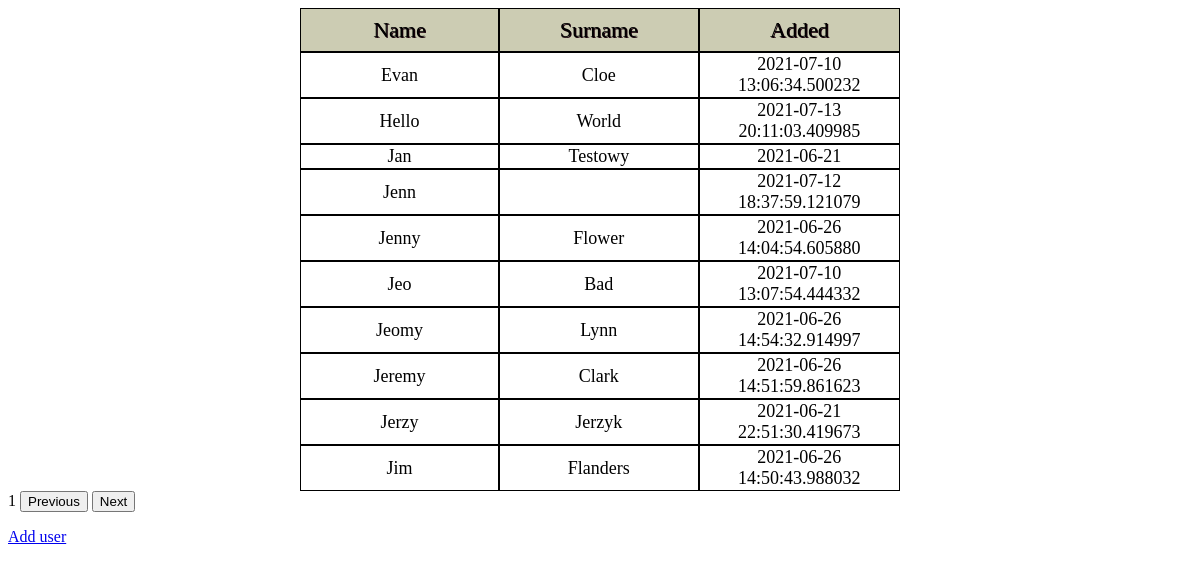
Page /page=1 on the committed database.
### tables this page shows
CREATE TABLE users (
  id INTEGER PRIMARY KEY AUTOINCREMENT,
  name TEXT UNIQUE NOT NULL,
  surname TEXT UNIQUE NOT NULL,
  data_dodania datetime NOT NULL
);

### main.py (the view)
@app.route('/page=<page>', methods=['GET', 'POST'])
def users_pages(page):
    users_per_page = 10
    start_at = int(page) * users_per_page
    db = get_db()
    kursor = db.execute('SELECT * FROM users ORDER BY name ASC LIMIT %s OFFSET %s;' % (users_per_page, start_at))
    users = kursor.fetchall()  # fetchall zwraca dane w formie listy
    return render_template('user.html', users=users, page=page)

### main.py (called while the page is built)
def get_db():
    if not g.get('db'):  # jezeli brak połączenia to je tworzymy
        conn = sqlite3.connect(app.config['DATABASE'])
        conn.row_factory = sqlite3.Row
        g.db = conn  # zapisujemy połączenie w kontekście aplikacji
    return g.db  # zwracamy połączenie z bazą

### templates/user.html (shortened to what this page needs)
<!DOCTYPE html>
<html lang="en">
<head>
    <link rel= "stylesheet" type= "text/css" href= "{{ url_for('static',filename='style.css') }}">
</head>
<body>
    <table class="user-table">
    <tr>
        <td class="first-row">Name</td>
        <td class="first-row">Surname</td>
        <td class="first-row">Added</td>
    </tr>
        {% for user in users %}
            <tr>
                 <td> {{user.name}}</td>
                <td>  {{user.surname}}</td>
                <td>{{user.data_dodania}}</td>
            </tr>
            {% endfor %}
        </table>
    {% if page %}
           {{ page}}
        {% endif %}
    <button onclick="window.location.href='{{ url_for( 'users') }}';">Previous</button>
    <button onclick="window.location.href='{{ url_for( 'users_pages', page=0) }}';">Next</button>
    <p><a href="{{url_for('index')}}">Add user</a></p>
</body>
</html>

### static/style.css (style rules this page uses)
td { border: 1px solid black; width: 200px; height: 20px; font-size: 18px; text-align: center; }
.user-table { width: 600px; display: block; margin-left: auto; margin-right: auto; border-spacing: 0px; }
.first-row { height: 40px; font: 22px solid black; text-shadow: 1px 1px #1a000d; background-color: #ccccb3; }

### rows in the picture
users: name "Evan", surname "Cloe", data_dodania "2021-07-10 13:06:34.500232"
users: name "Hello", surname "World", data_dodania "2021-07-13 20:11:03.409985"
users: name "Jan", surname "Testowy", data_dodania "2021-06-21"
users: name "Jenn", data_dodania "2021-07-12 18:37:59.121079"
users: name "Jenny", surname "Flower", data_dodania "2021-06-26 14:04:54.605880"
users: name "Jeo", surname "Bad", data_dodania "2021-07-10 13:07:54.444332"
users: name "Jeomy", surname "Lynn", data_dodania "2021-06-26 14:54:32.914997"
users: name "Jeremy", surname "Clark", data_dodania "2021-06-26 14:51:59.861623"
users: name "Jerzy", surname "Jerzyk", data_dodania "2021-06-21 22:51:30.419673"
users: name "Jim", surname "Flanders", data_dodania "2021-06-26 14:50:43.988032"

### other values in the picture
{{ page }} "1"
